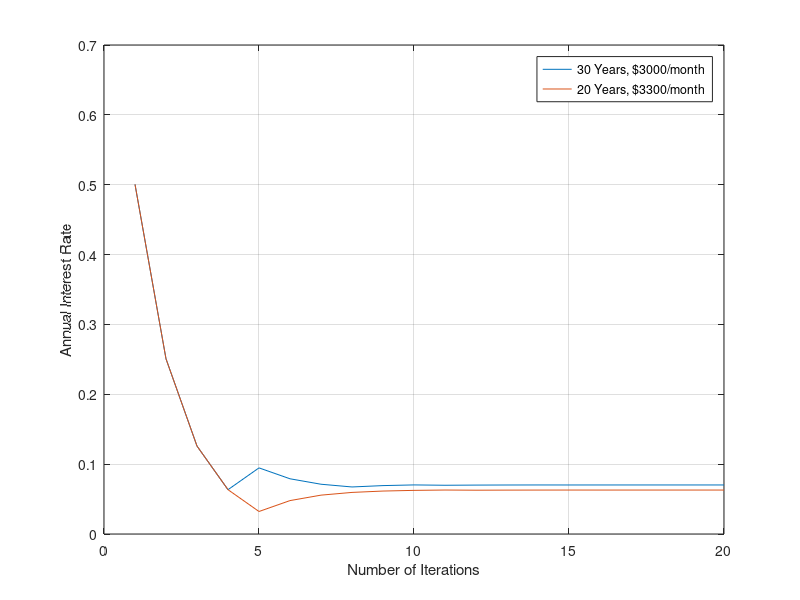

This figure's MATLAB source:
%% Part a)

clc, clear, close all

%   Use the Bisection Method to find the rate. This can be done by first 
%   multiplying MPay by the denominator and subtracting the Loan*Rate term, 
%   so the function is set equal to zero. The Bisection Method can then be 
%   used with an upper and lower bound that contain the root. The bounds 
%   are repeatedly reduced until the desired tolerance is reached.

%% Part b)

clc, clear, close all

a_1 = 0.001; %initial lower bound
b_1 = 1;     %initial upper bound
c_1 = (a_1 + b_1)/2;
tol_1 = 1;

maxTol_1 = 1e-6; %Error

function funcValue_1 = func_1(rate_1)
    %Defining Terms
    Loan_1 = 450000;  %Dollars
    Period_1 = 360;   %Months
    MPay_1 = 3000;    %Dollars

    funcValue_1 = MPay_1 * 12 * (1 - (1 / (1 + (rate_1 / 12)) ^ Period_1)) - Loan_1 * rate_1; %Function
end

i_1 = 0;
while tol_1 > maxTol_1
    i_1 = i_1 + 1;

    tol_1 = (b_1 - a_1) / 2;
    c_1 = (a_1 + b_1) / 2;

    resv_1(i_1,:) = [i_1 a_1 b_1 c_1 tol_1];
    
    if func_1(a_1) * func_1(c_1) < 0
        b_1 = c_1;
    else
        a_1 = c_1;
    end
end

rate_1 = c_1
resv_1

%% Part c)

a_2 = 0.001; %initial lower bound
b_2 = 1;     %initial upper bound
c_2 = (a_2 + b_2)/2;
tol_2 = 1;

maxTol_2 = 1e-6; %Error

function funcValue_2 = func_2(rate_2)
%Defining Terms
Loan_2 = 450000;  %Dollars
Period_2 = 240;   %Months
MPay_2 = 3300;    %Dollars

funcValue_2 = MPay_2 * 12 * (1 - (1 / (1 + (rate_2 / 12)) ^ Period_2)) - Loan_2 * rate_2; %Function
end

i_2 = 0;
while tol_2 > maxTol_2
    i_2 = i_2 + 1;

    tol_2 = (b_2 - a_2) / 2;
    c_2 = (a_2 + b_2) / 2;

    resv_2(i_2,:) = [i_2 a_2 b_2 c_2 tol_2];

    if func_2(a_2) * func_2(c_2) < 0
        b_2 = c_2;
    else
        a_2 = c_2;
    end
end

rate_2 = c_2
resv_2

%% Part d)

plot(resv_1(:,1), resv_1(:,4))
hold on
plot(resv_2(:,1), resv_2(:,4))
hold off

xlabel('Number of Iterations')
ylabel('Annual Interest Rate')
legend('30 Years, $3000/month','20 Years, $3300/month')
grid on

%% Part e)

%   The 30 year loan with a monthly payment of $3000 resulted in an annual 
%   interest rate of approximately 7.02%, while the 20 year loan with a 
%   monthly payment of $3300 resulted in a lower annual interest rate of 
%   approximately 6.29%. Based on the annual interest rates, the 20 year 
%   loan should be chosen because it has the lower interest rate.
